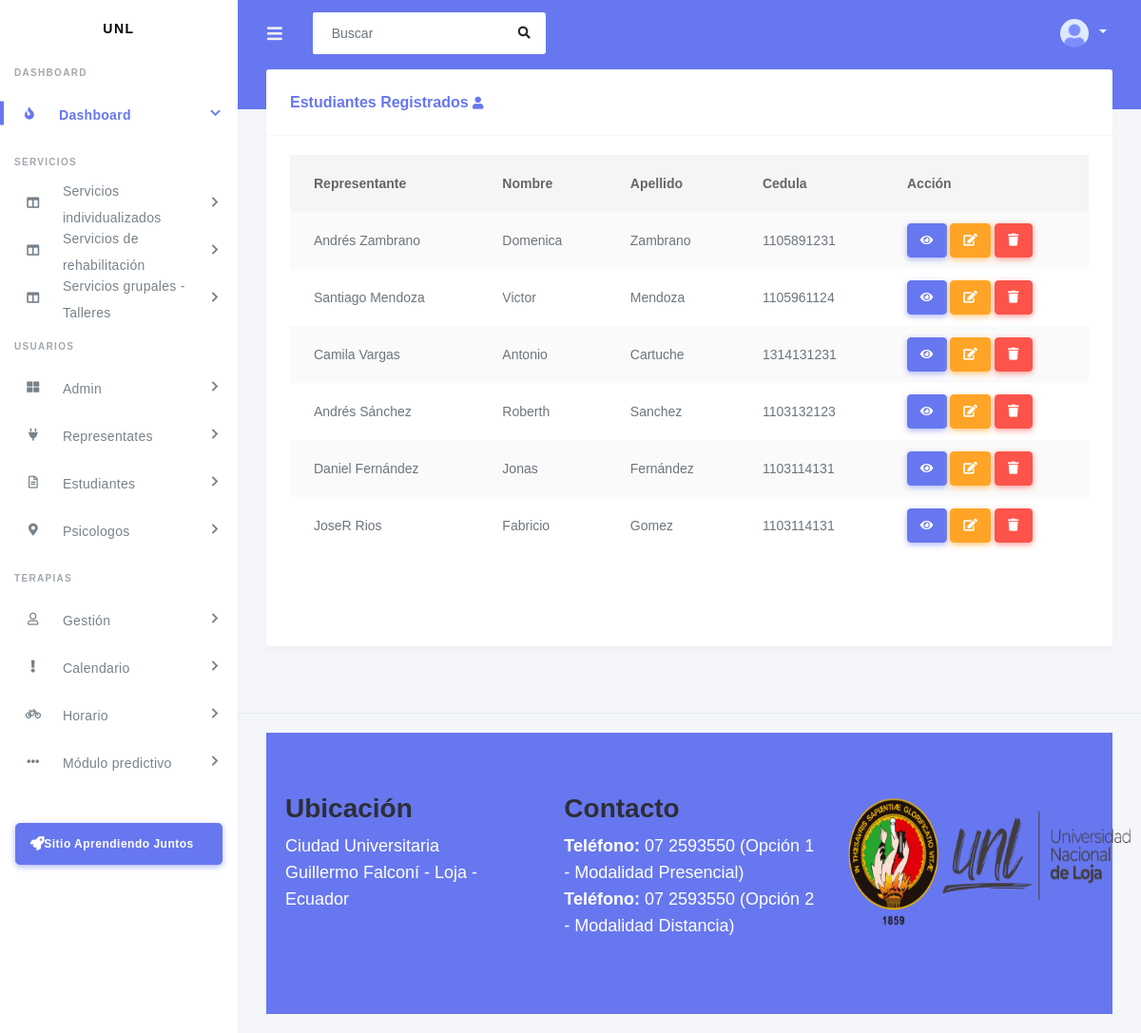
/listarEstudiantes/, run on the app's committed database.
### app/usuarios/usuario/models.py (models this page shows, shortened)
class Estudiante(models.Model):
    representante = models.ForeignKey(Representante, on_delete=models.CASCADE)
    nombre = models.CharField(max_length=100)
    apellido = models.CharField(max_length=100)
    genero = models.CharField(
        max_length=1,
        choices=GENERO_CHOICES,
        default='F'
    )
    cedula = models.CharField(max_length=10)
    fecha_nacimiento = models.DateField()
    edad = models.PositiveIntegerField()
    año_educacion = models.PositiveIntegerField()
    institucion_educativa = models.CharField(max_length=100)
    fecha = models.DateField()
    motivo = models.TextField(max_length=500)
    class Meta:
        permissions = [
            ("can_create_estudiante", "Can create Estudiante"),
        ]

class Representante(models.Model):
    nombre = models.CharField(max_length=100)
    apellido = models.CharField(max_length=100)
    telefono = models.CharField(max_length=7)
    celular = models.CharField(max_length=10)
    email = models.EmailField(unique=True)
    cedula = models.CharField(max_length=10)
    servicios = models.CharField(
        max_length=50,
        choices=SERVICIOS_CHOICES,
        default='Terepia de Lenguaje'
    )
    otra_terapia = models.CharField(max_length=50)
    conocido = models.CharField(max_length=100)
    observacion = models.TextField(max_length=500)
    def nombre_completo(self):
        return '{} {}'.format(self.nombre, self.apellido)
    def __str__(self):
        return self.nombre_completo()
    class Meta:
        permissions = [
            ("can_create_representante", "Can create Representante"),
        ]

### app/usuarios/usuario/views.py (the view)
# urls.py: path('listarEstudiantes/', ListarEstudianteView.as_view(), name='listar_estudiantes'),
class ListarEstudianteView(ListView):
    model = Estudiante
    template_name = 'usuarios/listarEstudiantes.html'
    paginate_by = 10
    context_object_name = 'objects'

### templates/usuarios/listarEstudiantes.html (shortened to what this page needs)
{% extends 'layout.html' %}
{% load static %}
{% block content %}
<section class="section">
    <div class="section-body">
        <div class="row">
            <div class="col-12">
                <div class="card">
                    <div class="card-header">
                        <h4>Estudiantes Registrados <i class="fas fa-user"></i></h4>
                    </div>
                    <div class="card-body">
                        <div class="table-responsive">
                            <table class="table table-striped" id="sortable-table">
                                <thead>
                                    <tr>
                                        <th>Representante</th>
                                        <th>Nombre</th>
                                        <th>Apellido</th>
                                        <th>Cedula</th>
                                        <th>Acción</th>
                                    </tr>
                                </thead>
                                <tbody>
                                    {% for user in objects %}
                                    <tr>
                                        <td>{{ user.representante }}</td>
                                        <td>{{ user.nombre }}</td>
                                        <td>{{ user.apellido }}</td>
                                        <td>{{ user.cedula }}</td>
                                        <td>
                                            <a href="{% url 'ver_estudiante' pk=user.pk %}" class="btn btn-primary"><i class="fa fa-eye"></i></a>
                                            <a href="{% url 'editar_estudiante' pk=user.pk %}" class="btn btn-warning"><i class="fas fa-edit"></i></a>
                                            <a href="{% url 'eliminar_estudiante' pk=user.pk %}" class="btn btn-danger"><i class="fas fa-trash"></i></a>
                                        </td>
                                    </tr>
                                    {% endfor %}
                                </tbody>
                            </table>
                        </div>
                    </div>
                    <div class="pagination">
                        <div class="card-footer text-right">
                        </div>
                    </div>
                </div>
            </div>
        </div>
    </div>
</section>
{% endblock content %}

### templates/footer.html (style rules this page uses)
body { font-family: Arial, sans-serif; }
.row { display: flex; flex-wrap: wrap; }

### data on the page
Estudiante: representante "Andrés Zambrano", nombre "Domenica", apellido "Zambrano", cedula "1105891231"
Estudiante: representante "Santiago Mendoza", nombre "Victor", apellido "Mendoza", cedula "1105961124"
Estudiante: representante "Camila Vargas", nombre "Antonio", apellido "Cartuche", cedula "1314131231"
Estudiante: representante "Andrés Sánchez", nombre "Roberth", apellido "Sanchez", cedula "1103132123"
Estudiante: representante "Daniel Fernández", nombre "Jonas", apellido "Fernández", cedula "1103114131"
Estudiante: representante "JoseR Rios", nombre "Fabricio", apellido "Gomez", cedula "1103114131"
